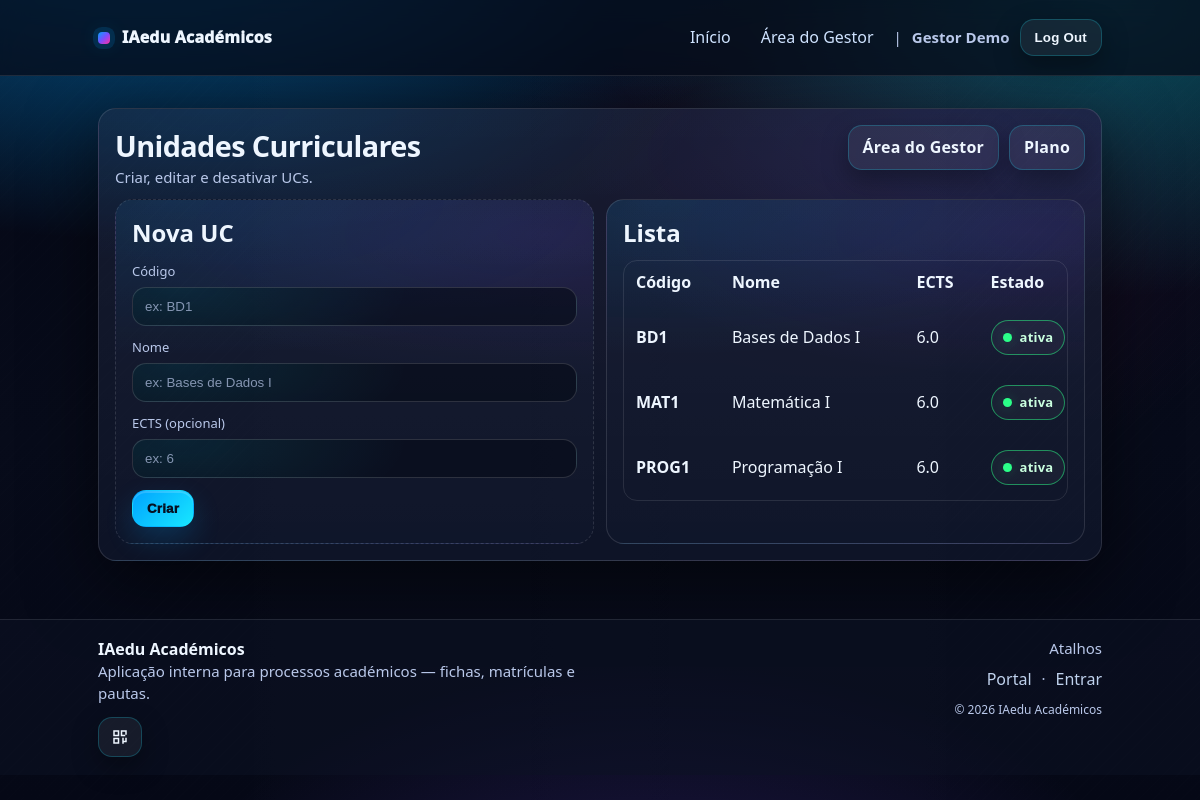
/tp1/gestor/ucs.php (signed in), run on the app's committed database.
### tables this page shows
CREATE TABLE `ucs` (
  `id` int(10) UNSIGNED NOT NULL,
  `code` varchar(30) NOT NULL,
  `name` varchar(160) NOT NULL,
  `ects` decimal(4,1) DEFAULT NULL,
  `active` tinyint(1) NOT NULL DEFAULT 1
);

### tp1/gestor/ucs.php (the view, shortened to what this page needs)
<?php
$pdo = db();
$edit = null;
$rows = $pdo->query("SELECT * FROM ucs ORDER BY active DESC, name ASC")->fetchAll();
require __DIR__ . '/../templates/header.php';
?>
<div class="card">
  <div class="card-header">
    <div>
      <h1 class="page-title" style="margin:0;">Unidades Curriculares</h1>
      <div class="subtle">Criar, editar e desativar UCs.</div>
    </div>
    <div class="row">
      <a class="btn btn-ghost" href="<?= BASE_URL ?>/gestor/area.php">Área do Gestor</a>
      <a class="btn btn-ghost" href="<?= BASE_URL ?>/gestor/plano.php">Plano</a>
    </div>
  </div>
  <div class="grid">
    <div class="card" style="box-shadow:none; margin:0; border-style:dashed;">
      <h2 style="margin:0 0 10px;"><?= $edit ? 'Editar UC' : 'Nova UC' ?></h2>
      <form method="post">
        <label>Código</label>
        <input name="code" required value="<?= htmlspecialchars((string)($edit['code'] ?? '')) ?>" placeholder="ex: BD1">
        <label>Nome</label>
        <input name="name" required value="<?= htmlspecialchars((string)($edit['name'] ?? '')) ?>" placeholder="ex: Bases de Dados I">
        <label>ECTS (opcional)</label>
        <input name="ects" value="<?= htmlspecialchars((string)($edit['ects'] ?? '')) ?>" placeholder="ex: 6">
        <div class="row" style="margin-top:12px;">
          <button class="btn" type="submit"><?= $edit ? 'Guardar' : 'Criar' ?></button>
        </div>
      </form>
    </div>
    <div class="card" style="box-shadow:none; margin:0;">
      <h2 style="margin:0 0 10px;">Lista</h2>
      <?php if (!$rows): ?>
        <div class="alert">Sem UCs.</div>
      <?php else: ?>
        <div class="table-wrap">
          <table>
            <thead>
              <tr>
                <th>Código</th>
                <th>Nome</th>
                <th>ECTS</th>
                <th>Estado</th>
              </tr>
            </thead>
            <tbody>
            <?php foreach ($rows as $r): ?>
              <tr>
                <td style="font-weight:900;"><?= htmlspecialchars((string)$r['code']) ?></td>
                <td><?= htmlspecialchars((string)$r['name']) ?></td>
                <td><?= $r['ects'] === null ? '—' : htmlspecialchars((string)$r['ects']) ?></td>
                <td>
                  <span class="badge <?= ((int)$r['active']===1) ? 'ok' : 'bad' ?>">
                    <?= ((int)$r['active']===1) ? 'ativa' : 'inativa' ?>
                  </span>
                </td>
              </tr>
            <?php endforeach; ?>
            </tbody>
          </table>
        </div>
      <?php endif; ?>
    </div>
  </div>
</div>
<?php require __DIR__ . '/../templates/footer.php'; ?>

### tp1/public/css/styles.css (style rules this page uses)
:root { --bg0:#050816; --bg1:#070b1a; --card: rgba(10, 16, 38, .78); --cardSolid:#0b1230; --text:#eef6ff; --muted:#b9c8ea; --line: rgba(255,255,255,.12); --blue:#00a3ff; --cyan:#18e7ff; --purple:#7c4dff; --pink:#ff2fa1; --lime:#2bff88; --yellow:#ffcf33; --danger:#ff3b6b; --shadow: 0 22px 70px rgba(0,0,0,.55); --shadowSoft: 0 10px 26px rgba(0,0,0,.35); --radius: 18px; --container: 1040px; --pad: clamp(12px, 2.2vw, 18px); }
* { box-sizing:border-box; }
html,body { height:100%; }
html { font-size: 16px; text-size-adjust: 100%; }
body { margin:0; line-height: 1.45; font-family: ui-sans-serif, system-ui, -apple-system, Segoe UI, Roboto, Arial, "Noto Sans", "Helvetica Neue"; color: var(--text); background: radial-gradient(1100px 560px at 12% -12%, rgba(0,163,255,.55), transparent 60%), radial-gradient(920px 540px at 92% 0%, rgba(24,231,255,.32), transparent 55%), radial-gradient(920px 540px at 55% 120%, rgba(124,77,255,.22), transparent 55%), radial-gradient(800px 460px at 70% 30%, rgba(255,47,161,.10), transparent 55%), linear-gradient(180deg, var(--bg0) 0%, var(--bg1) 55%, var(--bg0) 100%); }
body::before { content:""; position: fixed; inset: 0; pointer-events: none; background: linear-gradient(90deg, transparent 0%, rgba(255,255,255,.05) 50%, transparent 100%), repeating-linear-gradient(135deg, rgba(255,255,255,.045) 0px, rgba(255,255,255,.045) 1px, transparent 1px, transparent 10px); opacity: .18; mix-blend-mode: overlay; }
a { color: #cfe3ff; text-decoration:none; }
.page-title { margin: 16px 0 10px; font-size: clamp(22px, 2.4vw, 30px); letter-spacing: -.6px; }
.subtle { color: var(--muted); font-size: clamp(13px, 1.7vw, 15px); }
.card { background: radial-gradient(800px 260px at 12% 0%, rgba(0,163,255,.12), transparent 60%), radial-gradient(780px 260px at 90% 10%, rgba(124,77,255,.12), transparent 55%), linear-gradient(180deg, rgba(255,255,255,.05), rgba(255,255,255,.02)), var(--card); border: 1px solid rgba(255,255,255,.12); border-radius: var(--radius); padding: 16px; box-shadow: var(--shadow); margin: 14px 0; min-width: 0; }
.card-header { display:flex; align-items:flex-start; justify-content:space-between; gap: 12px; margin-bottom: 10px; }
.grid { display:grid; grid-template-columns: repeat(2, minmax(0, 1fr)); gap: 12px; min-width: 0; }
.row { display:flex; gap: 10px; align-items:center; flex-wrap:wrap; min-width: 0; }
label { display:block; font-size: 13px; color: var(--muted); margin: 12px 0 6px; }
input, select, textarea { width: 100%; padding: 11px 12px; border-radius: 14px; border: 1px solid rgba(255,255,255,.14); background: radial-gradient(420px 160px at 10% 0%, rgba(24,231,255,.10), transparent 55%), rgba(6,10,24,.62); color: var(--text); outline: none; min-width: 0; transition: border-color .15s ease, box-shadow .15s ease, transform .05s ease, filter .15s ease; }
input::placeholder, textarea::placeholder { color: rgba(185,200,234,.70); }
.btn { display:inline-flex; align-items:center; justify-content:center; padding: 10px 14px; border-radius: 14px; border: 1px solid transparent; cursor: pointer; background: linear-gradient(135deg, var(--blue), var(--cyan)); color: #061022; font-weight: 950; letter-spacing: .2px; box-shadow: 0 12px 28px rgba(0,163,255,.20), 0 2px 0 rgba(255,255,255,.16) inset; transition: transform .06s ease, filter .15s ease, box-shadow .15s ease; }
.btn-ghost { background: rgba(255,255,255,.06); border-color: rgba(24,231,255,.22); color: var(--text); font-weight: 850; box-shadow: var(--shadowSoft); }
.badge { display:inline-flex; align-items:center; gap: 8px; padding: 7px 11px; border-radius: 999px; border: 1px solid rgba(255,255,255,.14); font-weight: 900; font-size: 13px; letter-spacing: .2px; background: rgba(255,255,255,.04); }
.badge::before { content:""; width: 9px; height: 9px; border-radius: 999px; background: rgba(255,255,255,.25); box-shadow: 0 0 0 3px rgba(255,255,255,.05); }
.badge.ok { border-color: rgba(43,255,136,.50); color:#caffdf; }
.badge.ok::before { background: var(--lime); box-shadow: 0 0 14px rgba(43,255,136,.25); }
.table-wrap { width: 100%; overflow-x: auto; border-radius: 14px; border: 1px solid rgba(255,255,255,.10); }
table { width: 100%; border-collapse: collapse; min-width: 720px; }
th, td { padding: 10px 12px; text-align: left; white-space: nowrap; }

### data on the page
ucs: code "BD1", name "Bases de Dados I", ects "6.0", active "ativa"
ucs: code "MAT1", name "Matemática I", ects "6.0", active "ativa"
ucs: code "PROG1", name "Programação I", ects "6.0", active "ativa"

### other printed values
$u['name'] "Gestor Demo"
